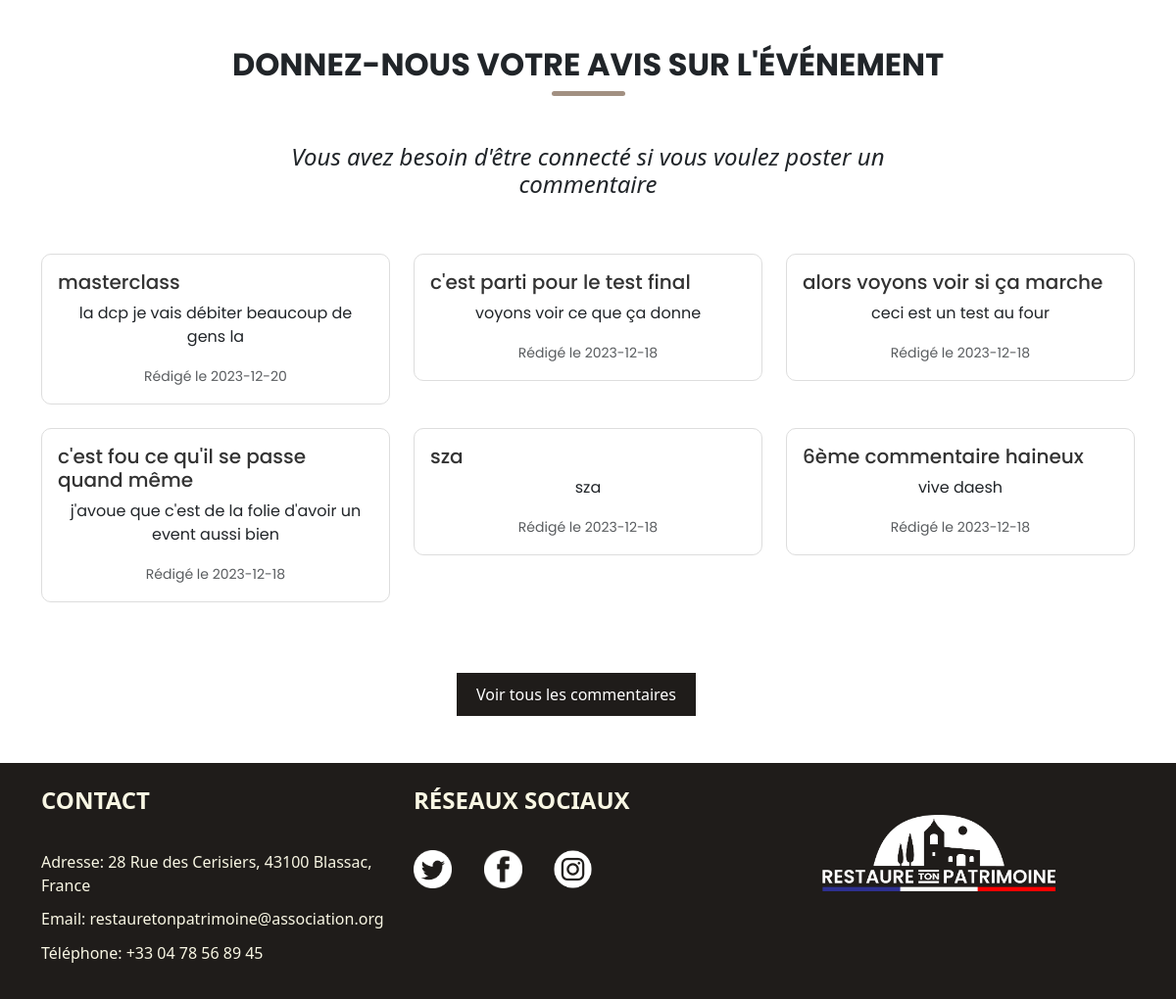
Before: / (lower part) with the older database file.
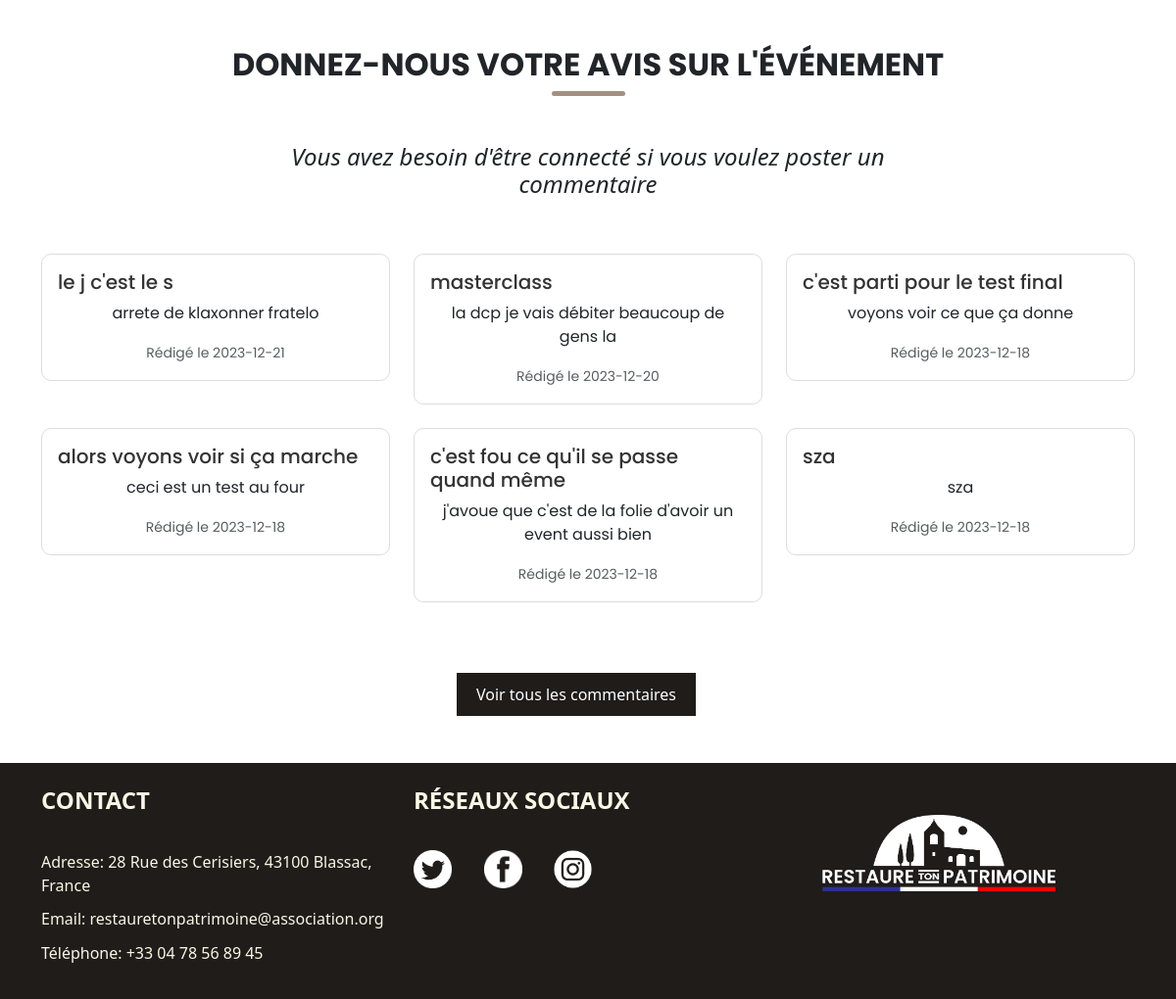
After: the same page with the newer database file.
### tables this page shows
CREATE TABLE `article` (
  `ID_article` int(11) NOT NULL,
  `Contenue` text DEFAULT NULL,
  `Titre` varchar(50) DEFAULT NULL,
  `Date_article` date DEFAULT NULL
);

### index.php (the view, shortened to what this page needs)
<?php require_once 'php/Config.php';
try{
  $pdo = new PDO(
      "mysql:host=$host;dbname=$dbname;charset=utf8", $user, $password);
  }
  catch(PDOException $e){
    echo $e->getMessage();
  }?>
<!DOCTYPE html>
<html lang="fr">
<head>
<link rel="stylesheet" href="css/owl.carousel.min.css">
<link rel="stylesheet" href="css/owl.theme.default.min.css">
<link rel="stylesheet" href="css/bootstrap.min.css">
<link rel="stylesheet" href="css/style.css">
</head>
<body>
<div class="mt-5">
<h2 class="titres">Donnez-nous votre avis sur l'événement</h1>
<div class="d-flex justify-content-center">
<div class="ligne-arrondie"></div>
</div>
</div>
<article class="Blog mt-5">
<?php if (isset($_SESSION["nom"])) : ?>
  <form action="php/ajout.php" method="GET">
      <div class="container mt-5">
          <div class="row justify-content-center">
              <div class="col-md-8">
                  <div class="form-group">
                      <label for="titre">Donnez un titre à votre commentaire</label>
                      <input class="form-control" type="text" name="titre" required="required">
                  </div>
              </div>
          </div>
          <div class="row justify-content-center">
              <div class="col-md-8">
                  <div class="form-group">
                      <label for="texte">Écrivez votre texte juste ici</label>
                      <input class="form-control grande-zone-texte" type="text" name="texte" required="required">
                  </div>
              </div>
          </div>
          <div class="row justify-content-center">
              <div class="col-md-8 mt-2 d-flex justify-content-center">
                  <button type="submit" class="bouton NS">Commenter</button>
              </div>
          </div>
      </div>
  </form>
<?php else : ?>
  <div class="container mt-2">
      <div class="row justify-content-center">
          <div class="col-md-8">
              <h4 class="text-center texteitalic">Vous avez besoin d'être connecté si vous voulez poster un commentaire</h2>
          </div>
      </div>
  </div>
  <?php endif; ?>
  <section class="mt-5" id="commentaire">
  <?php
  $requete='SELECT * FROM article ORDER BY ID_article DESC LIMIT 6';
  $resultats=$pdo->query($requete);
  $article=$resultats->fetchAll(PDO::FETCH_ASSOC);
  ?>
<div class="container mt-5">
    <div class="row">
        <?php foreach ($article as $commentaire): ?>
            <div class="col-md-4 mb-4">
                <div class="card">
                    <div class="card-body">
                        <h5 class="card-title policecarte"><?php echo $commentaire["Titre"]; ?></h5>
                        <p class="card-text policecartesimple"><?php echo $commentaire["Contenue"]; ?></p>
                        <p class="card-text policecartesimple"><small class="text-muted">Rédigé le <?php echo $commentaire["Date_article"]; ?></small></p>
                    </div>
                </div>
            </div>
        <?php endforeach; ?>
    </div>
  </div>
  <div class="mt-5 d-flex justify-content-center">
  <a class="bouton mb-5 NS" href="pages/blog.php"> Voir tous les commentaires </a>
  </div>
</article>
<body>
<footer class="footer text-light">
    <div class="container py-4">
        <div class="row">
            <div class="col-md-4">
                <h4 class="titresFooter">Contact</h4>
                <p class="textFooter">Adresse: 28 Rue des Cerisiers, 43100 Blassac, France</p>
                <p class="textFooter">Email: restauretonpatrimoine@association.org</p>
                <p class="textFooter">Téléphone: +33 04 78 56 89 45</p>
            </div>
            <div class="col-md-4">
                <h4 class="titresFooter">Réseaux sociaux</h4>
                    <a href="https://twitter.com/" target="_blank"><img src="images/X.png" class='imagesfooter'></a>
                    <a href="https://www.facebook.com/" target="_blank"><img src="images/F.png" class='imagesfooter'></a>
                    <a href="https://www.instagram.com/" target="_blank"><img src="images/I.png" class='imagesfooter'></a>
            </div>
            <div class="col-md-4">
                <img src="images/logo.png" alt="Logo de l'association" class="logo">
            </div>
        </div>
    </div>
</footer>
</body>

Changed rows visible on the page:
no longer on this page (row unchanged): article: Titre "6ème commentaire haineux", Contenue "vive daesh", Date_article "2023-12-18"
added article: Titre "le j c'est le s", Contenue "arrete de klaxonner fratelo", Date_article "2023-12-21"
